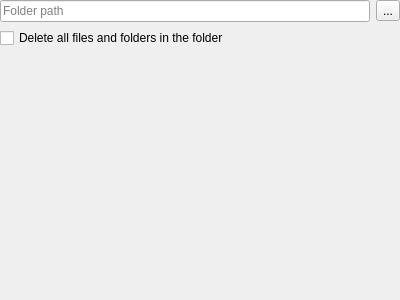
<?xml version="1.0" encoding="UTF-8"?>
<ui version="4.0">
 <class>RemoveDirectoryWidget</class>
 <widget class="QWidget" name="RemoveDirectoryWidget">
  <property name="geometry">
   <rect>
    <x>0</x>
    <y>0</y>
    <width>400</width>
    <height>300</height>
   </rect>
  </property>
  <property name="windowTitle">
   <string>Form</string>
  </property>
  <layout class="QGridLayout" name="gridLayout">
   <property name="leftMargin">
    <number>0</number>
   </property>
   <property name="topMargin">
    <number>0</number>
   </property>
   <property name="rightMargin">
    <number>0</number>
   </property>
   <property name="bottomMargin">
    <number>0</number>
   </property>
   <item row="2" column="0">
    <widget class="QCheckBox" name="fileRemoveCheckBox">
     <property name="text">
      <string>Delete all files and folders in the folder</string>
     </property>
    </widget>
   </item>
   <item row="3" column="0">
    <spacer name="verticalSpacer">
     <property name="orientation">
      <enum>Qt::Vertical</enum>
     </property>
     <property name="sizeHint" stdset="0">
      <size>
       <width>20</width>
       <height>40</height>
      </size>
     </property>
    </spacer>
   </item>
   <item row="1" column="0">
    <widget class="QLineEdit" name="rmpathLineEdit">
     <property name="placeholderText">
      <string>Folder path</string>
     </property>
    </widget>
   </item>
   <item row="1" column="1">
    <widget class="QToolButton" name="rmToolButton">
     <property name="text">
      <string>...</string>
     </property>
    </widget>
   </item>
  </layout>
 </widget>
 <resources/>
 <connections/>
</ui>
